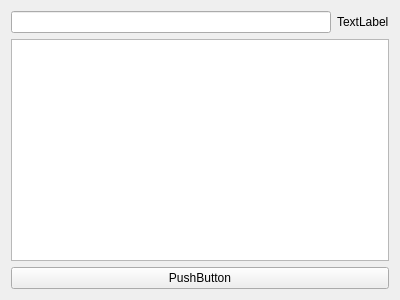
<?xml version="1.0" encoding="UTF-8"?>
<ui version="4.0">
 <class>AddTimerSendDataWindow</class>
 <widget class="QWidget" name="AddTimerSendDataWindow">
  <property name="geometry">
   <rect>
    <x>0</x>
    <y>0</y>
    <width>400</width>
    <height>300</height>
   </rect>
  </property>
  <property name="windowTitle">
   <string>AddTimerSendDataWindow</string>
  </property>
  <layout class="QVBoxLayout" name="verticalLayout">
   <item>
    <layout class="QHBoxLayout" name="horizontalLayout">
     <item>
      <widget class="QLineEdit" name="lineEdit_num"/>
     </item>
     <item>
      <widget class="QLabel" name="label_unit">
       <property name="text">
        <string>TextLabel</string>
       </property>
      </widget>
     </item>
    </layout>
   </item>
   <item>
    <widget class="QPlainTextEdit" name="plainTextEdit_data"/>
   </item>
   <item>
    <widget class="QPushButton" name="pushButton_add">
     <property name="text">
      <string>PushButton</string>
     </property>
    </widget>
   </item>
  </layout>
 </widget>
 <resources/>
 <connections/>
</ui>
